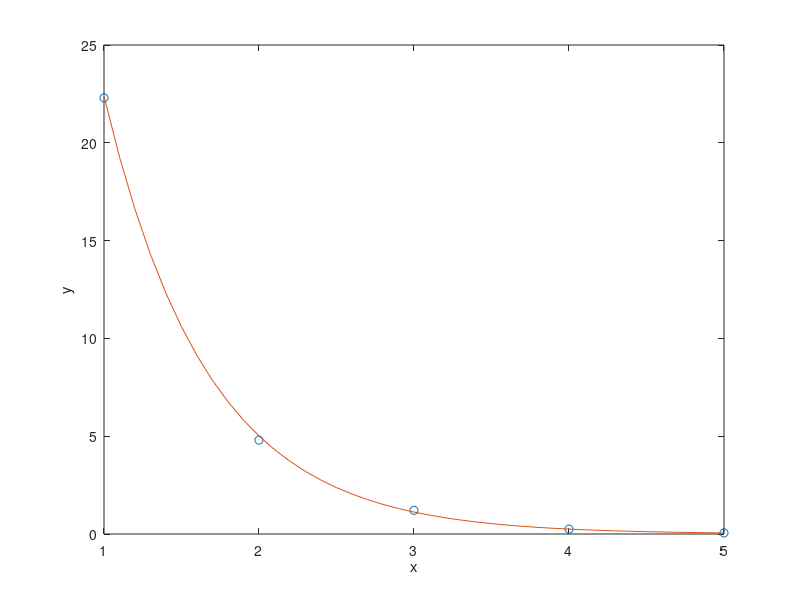

MATLAB code to generate this figure:


%% Fitting a line ($ax + b$)
%%
% Let's say we have the following data:
% (|x| and |y| can represent, for example,
% values from an experiment):

%%
x = [1, 2, 3, 4, 5];
y = [3.2, 5.4, 7.1, 8.8, 10.2];

%%
% Let's plot it:

plot(x, y, 'o');
xlabel('x')
ylabel('y')

%%
% Looking at this data, you can imagine
% a line that "best fits" the data. We will
% use |polyfit| to get the equation of that
% line.

%%
% The equation of any line is of the form
% $ax + b$, where $a$ and $b$ are some
% coefficients. Here's how to use |polyfit|
% to get those coefficients for a line:

coeff = polyfit(x, y, 1);
a = coeff(1);
b = coeff(2);

%%
% Remember, |polyfit| returns the "higher-order"
% coefficient first, i.e., the one that
% is "attached to $x$" in this case.
%
% Let's look at our coefficients:

%%
disp(a)
disp(b)

%%
% So we know that the equation of the line
% is $1.74x + 1.72$. Let's plot this line
% over the original data:

%%
x_line = 1:0.1:5;
y_line = a*x_line + b;

hold on
plot(x_line, y_line)
hold off

%%
% As you can see, our line fits
% the data quite well.


%% Fitting power-law data ($bx^a$)

%%
% Now let's work with this data:
x = [1, 2, 3, 4, 5];
y = [4.2, 32.1, 107.4, 254, 501.6];
plot(x, y, 'o');
xlabel('x')
ylabel('y')


%%
% This time, it looks like a curve of
% some kind might be a better fit. We'll
% try a "power function", of the form
% $bx^a$, where again, |b| and |a| are
% some unknown coefficients.

%%
% This time, we'll have to use |polyfit|
% a bit differently: we'll take the
% |log| of both the |x| and |y| data.
% And we'll also have to take the |exp|
% of the second coefficient returned.

coeff = polyfit(log(x), log(y), 1);
a = coeff(1);
b = exp(coeff(2));

%%
% If we do that, |a| and |b| correspond
% to the coefficients of the power law.
% We can plot the curve over the original
% data:

x_curve = 1:0.1:5;
y_curve = b*(x_curve.^a);

hold on
plot(x_curve, y_curve)
hold off

%%
% ... and we'll see that it's a good fit.
% I haven't explained _why_ we do this
% |log| and |exp| business. That's explained
% in some detail in my notes for Lecture 2.



%% Fitting exponential data ($be^{ax}$)

%%
% Finally, we can have data that
% _exponentially_ decays (or increases).
x = [1, 2, 3, 4, 5];
y = [22.3, 4.80, 1.21, 0.25, 0.055];
plot(x, y, 'o')
xlabel('x')
ylabel('y')


%%
% An exponential function is of the
% form $be^{ax}$, where $b$ and
% $a$ are coefficients we need to determine.
% This time too, we'll have to use
% |polyfit| a bit differently,
% the difference from the power law being
% that we'll take the |log| of the 
% y data _only_:

coeff = polyfit(x, log(y), 1);
a = coeff(1);
b = exp(coeff(2));

%%
% And again, |a| and |b| correspond
% to the coefficients from the 
% exponential law; plotting this:

x_curve = 1:0.1:5;
y_curve = b*exp(a*x_curve);

hold on
plot(x_curve, y_curve)
hold off

%%
% Again, if you're curious about _why_
% we use |log| and |exp| like this,
% look at my notes from lecture 2,
% and you will be able to work it out.